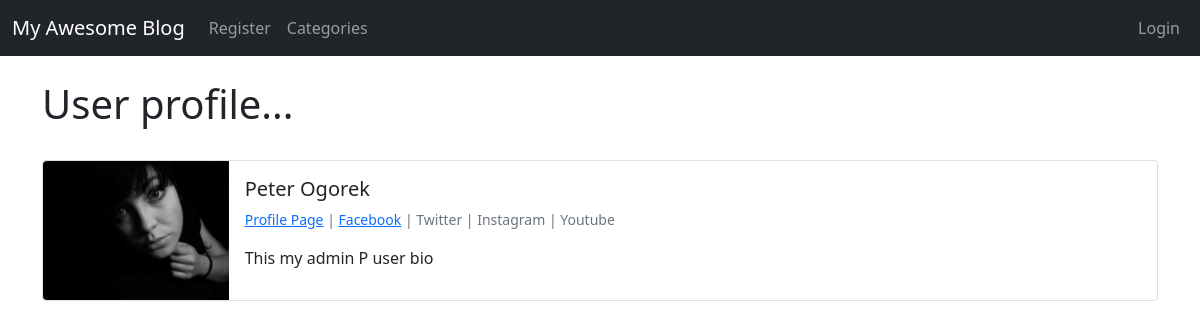
/members/1/profile/, run on the app's committed database.
### theblog/models.py (models this page shows, shortened)
class Profile(models.Model):
    user = models.OneToOneField(User, null=True, on_delete=models.CASCADE)
    bio = models.TextField()
    profile_pic = models.ImageField(
        null=True, blank=True, upload_to="images/profile/")
    website_url = models.CharField(max_length=255, null=True, blank=True)
    fb_url = models.CharField(max_length=255, null=True, blank=True)

### members/views.py (the view)
# urls.py: path("<int:pk>/profile/", ShowProfilePageView.as_view(),
class ShowProfilePageView(DetailView):
    model = Profile
    template_name = "registration/user_profile.html"
    def get_context_data(self, *args, **kwargs):
        context = super(ShowProfilePageView,
                        self).get_context_data(*args, **kwargs)
        page_user = get_object_or_404(Profile, id=self.kwargs["pk"])
        context["page_user"] = page_user
        return context

### members/templates/registration/user_profile.html
{% extends "layout.html" %}
{% load static %}
{% block body %}
<h1>User profile...</h1>
<br />
<div class="card mb-3">
    <div class="row g-0">
        <div class="col-md-2">
            {% if page_user.profile_pic %}
            <img src="{{ page_user.profile_pic.url }}" class="img-fluid rounded-start" alt="profile_pic">
            {% else %}
            <img src="{% static 'theblog/images/default_profile_pic.jpg' %}" class="img-fluid rounded-start" alt="profile_pic">
            {% endif %}
        </div>
        <div class="col-md-10">
            <div class="card-body">
                <h5 class="card-title">
                    {{ page_user.user.first_name }} {{ page_user.user.last_name }}
                </h5>
                <p class="small text-muted">
                    <a href="{% url 'show_profile_page' page_user.id %}">Profile Page</a> |
                    {% if page_user.fb_url %}
                    <a href="{{ page_user.fb_url }}">
                        Facebook</a>
                    {% endif %}
                    | Twitter | Instagram | Youtube
                </p>
                {% if page_user.bio %}
                <p class="card-text">{{ page_user.bio }}</p>
                {% endif %}
            </div>
        </div>
    </div>
</div>
{% endblock %}

### data on the page
Profile: profile_pic (picture), user.first_name "Peter", user.last_name "Ogorek", bio "This my admin P user bio"
